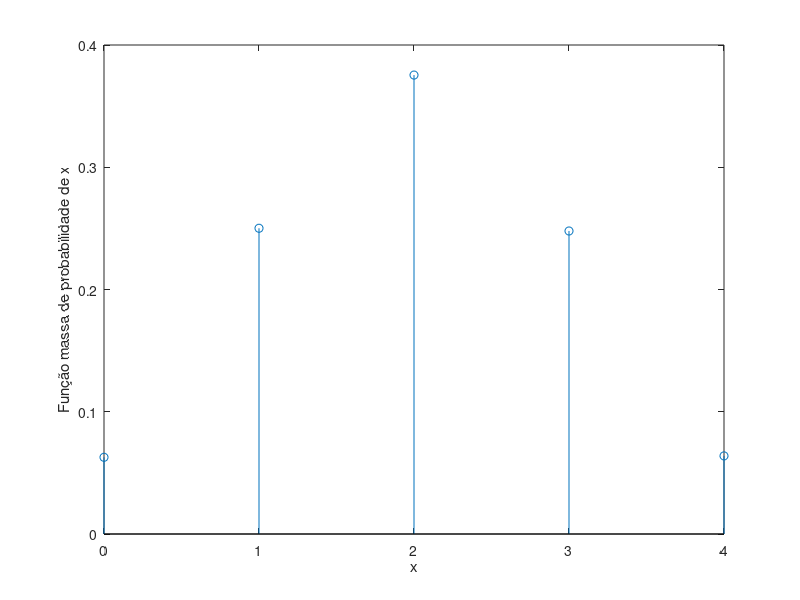

This figure's MATLAB source:
%% a)

N = 1e5; % número de experiências
lancamentos = 4; % número de lançamentos da moeda
xi = 0:4;
pxi = zeros(1,5); % probabilidades

experiencias = randi([0 1], lancamentos, N);

for i = 1:length(pxi)
    pxi(i) = sum(sum(experiencias) == i-1)/N;
    fprintf('f(%i)= %f\n',i-1,pxi(i))
end

stem(xi,pxi);
xlabel('x');
ylabel('Função massa de probabilidade de x')

%% b)

N = 1e5; % número de experiências
lancamentos = 4; % número de lançamentos da moeda
xi = 0:4;
pxi = zeros(1,5); % probabilidades

experiencias = randi([0 1], lancamentos, N);

for i = 1:length(pxi)
    pxi(i) = sum(sum(experiencias) == i-1)/N;
end

media = sum(xi.*pxi);
% A media (valor esperado) é a média de todos os valores 
fprintf('Média = %f\n', media)
variencia = sum((media-xi).^2.*pxi);
% É a media da diferença dos valores da nedia (valor esperado)
fprintf('Variância = %f\n', variencia)
desvio_padrao = sqrt(variencia);
% Raiz quadrada da variâncias
fprintf('Desvio Padrão = %f\n', desvio_padrao)

%% c)

% É uma distribuição binomial
% Com fórmula PX(x) = (n)p^x(1-p)^(n-x)
%                     (x)


%% d)
% Os valores para x = 0,1,2,3,4 são calculados:

% PX(0) = (4)*(0.5)^4 = 1*0.0625 = 0.0625
%         (0)

% PX(1) = (4)*(0.5)^4 = 4*0.0625 = 0.25
%         (1)

% PX(2) = (4)*(0.5)^4 = 6*0.0625 = 0.375
%         (2)

% PX(3) = (4)*(0.5)^4 = 4*0.0625 = 0.25
%         (3)

% PX(4) = (4)*(0.5)^4 = 1*0.0625 = 0.0625
%         (4)

%% e)

% E[X] = n*p;
% n = 4 (número de lançamentos)
% p = 0.5 (probabilidade de obter coroa)

% E[X] = 4*0.5 = 2

% Var(X) = n*p*(1-p)
% n = 4 (número de lançamentos)
% p = 0.5 (probabilidade de obter coroa)

% Var(X) = 4*0.5*(1-0.5) = 4*0.5*0.5 = 1

%% f)
% i)

% P(2) + P(3) + P(4) = 0.375 + 0.25 + 0.0625 = 0.6875

% ii)

% P(0) + P(1) = 0.0625 + 0.25 = 0.3125

% iii)

% P(1) + P(2) + P(3) = 0.25 + 0.375 + 0.25 = 0.875
